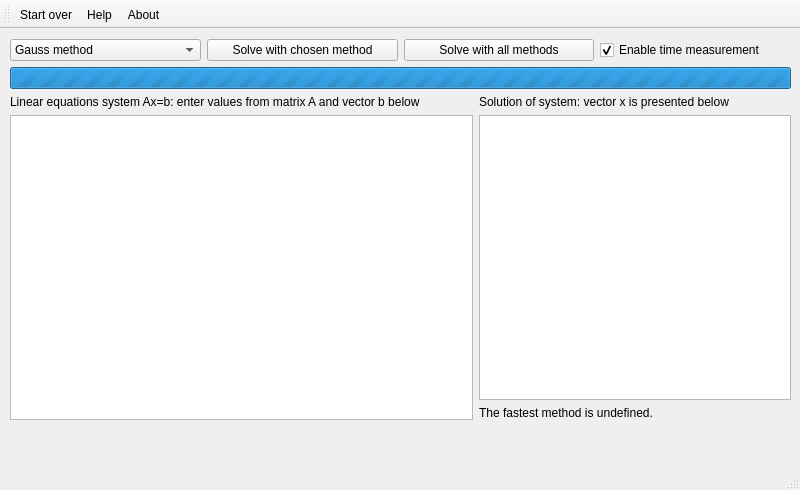
<?xml version="1.0" encoding="UTF-8"?>
<ui version="4.0">
 <class>MainWindow</class>
 <widget class="QMainWindow" name="MainWindow">
  <property name="geometry">
   <rect>
    <x>0</x>
    <y>0</y>
    <width>800</width>
    <height>490</height>
   </rect>
  </property>
  <property name="windowTitle">
   <string>Linear equations system solver</string>
  </property>
  <widget class="QWidget" name="centralwidget">
   <widget class="QWidget" name="verticalLayoutWidget">
    <property name="geometry">
     <rect>
      <x>10</x>
      <y>10</y>
      <width>781</width>
      <height>381</height>
     </rect>
    </property>
    <layout class="QVBoxLayout" name="verticalLayout">
     <item>
      <layout class="QHBoxLayout" name="horizontalLayout">
       <item>
        <widget class="QComboBox" name="combobox_method">
         <item>
          <property name="text">
           <string>Gauss method</string>
          </property>
         </item>
         <item>
          <property name="text">
           <string>Kramer method</string>
          </property>
         </item>
         <item>
          <property name="text">
           <string>Seidel method</string>
          </property>
         </item>
         <item>
          <property name="text">
           <string>Simple iteration method</string>
          </property>
         </item>
         <item>
          <property name="text">
           <string>Upper relaxation method</string>
          </property>
         </item>
         <item>
          <property name="text">
           <string>Jacobi method</string>
          </property>
         </item>
        </widget>
       </item>
       <item>
        <widget class="QPushButton" name="pushbutton_solve">
         <property name="text">
          <string>Solve with chosen method</string>
         </property>
        </widget>
       </item>
       <item>
        <widget class="QPushButton" name="pushbutton_solve_all">
         <property name="text">
          <string>Solve with all methods</string>
         </property>
        </widget>
       </item>
       <item>
        <widget class="QCheckBox" name="checkbox_time_measurement">
         <property name="text">
          <string>Enable time measurement</string>
         </property>
         <property name="checked">
          <bool>true</bool>
         </property>
        </widget>
       </item>
      </layout>
     </item>
     <item>
      <layout class="QHBoxLayout" name="horizontalLayout_2">
       <item>
        <widget class="QProgressBar" name="progress">
         <property name="enabled">
          <bool>true</bool>
         </property>
         <property name="maximum">
          <number>0</number>
         </property>
         <property name="value">
          <number>0</number>
         </property>
         <property name="textVisible">
          <bool>false</bool>
         </property>
        </widget>
       </item>
      </layout>
     </item>
     <item>
      <layout class="QHBoxLayout" name="horizontalLayout_3">
       <item>
        <layout class="QVBoxLayout" name="vlayout_system">
         <item>
          <widget class="QLabel" name="label_system">
           <property name="text">
            <string>Linear equations system Ax=b: enter values from matrix A and vector b below                </string>
           </property>
          </widget>
         </item>
         <item>
          <widget class="QTableView" name="table_system"/>
         </item>
        </layout>
       </item>
       <item>
        <layout class="QVBoxLayout" name="vlayout_solution">
         <item>
          <widget class="QLabel" name="label_solution">
           <property name="text">
            <string>Solution of system: vector x is presented below</string>
           </property>
          </widget>
         </item>
         <item>
          <widget class="QTableView" name="table_solution"/>
         </item>
         <item>
          <widget class="QLabel" name="label_fastest_method">
           <property name="text">
            <string>The fastest method is undefined.</string>
           </property>
          </widget>
         </item>
        </layout>
       </item>
      </layout>
     </item>
    </layout>
   </widget>
  </widget>
  <widget class="QMenuBar" name="menubar">
   <property name="geometry">
    <rect>
     <x>0</x>
     <y>0</y>
     <width>800</width>
     <height>21</height>
    </rect>
   </property>
  </widget>
  <widget class="QStatusBar" name="statusbar"/>
  <widget class="QToolBar" name="toolBar">
   <property name="windowTitle">
    <string>toolBar</string>
   </property>
   <attribute name="toolBarArea">
    <enum>TopToolBarArea</enum>
   </attribute>
   <attribute name="toolBarBreak">
    <bool>false</bool>
   </attribute>
   <addaction name="action_start"/>
   <addaction name="action_help"/>
   <addaction name="action_about"/>
  </widget>
  <action name="action_start">
   <property name="text">
    <string>Start over</string>
   </property>
   <property name="toolTip">
    <string>Start over</string>
   </property>
  </action>
  <action name="action_about">
   <property name="text">
    <string>About</string>
   </property>
  </action>
  <action name="action_help">
   <property name="text">
    <string>Help</string>
   </property>
  </action>
 </widget>
 <resources/>
 <connections/>
</ui>
